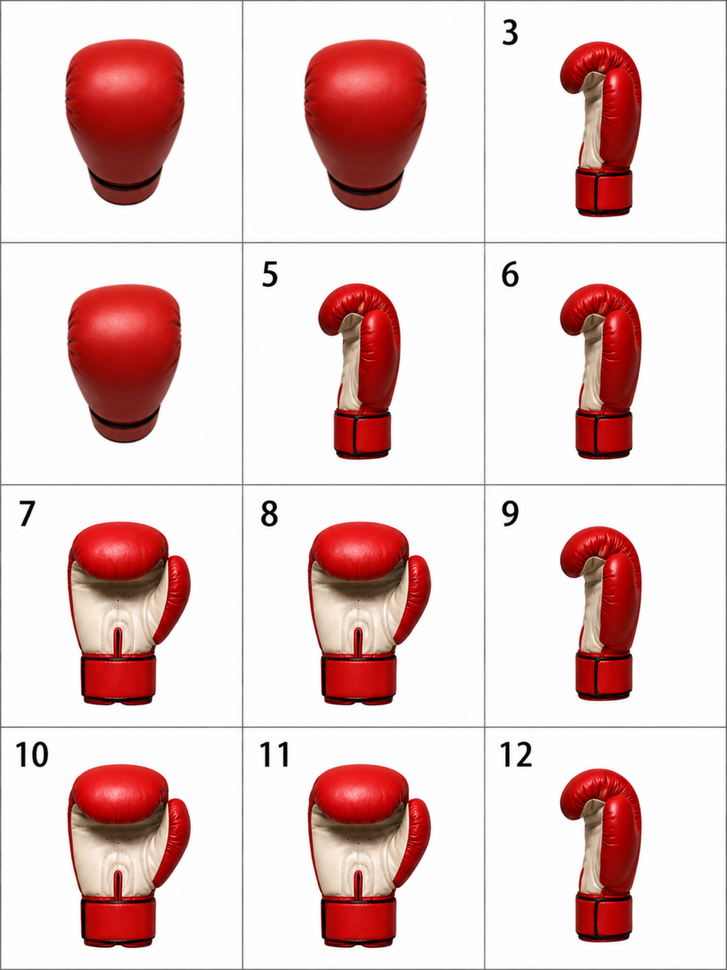
#> input picture 1783349448736.png, 727 x 970 px, shrunk from 1428 x 1904 before the run
$ python process-right-glove-zones.py
#> lines starting #> are read from the running program, lines starting #| are printed output that depends on the picture
#!/usr/bin/env python3
"""Extract right-glove zone sprites — strip frames, numbers, and white backgrounds."""
from pathlib import Path

from PIL import Image

SRC = Path(__file__).resolve().parents[2] / "1783349448736.png"
OUT = Path(__file__).resolve().parents[1] / "public/gloves/right-zones"

COLS, ROWS = 3, 4

# Inset per cell to drop printed numbers and grey cell borders
INSET_LEFT = 0.08
INSET_RIGHT = 0.08
INSET_TOP = 0.16
INSET_BOTTOM = 0.08


def is_background(r: int, g: int, b: int, a: int) -> bool:
    if a < 8:
        return True
    if r > 232 and g > 232 and b > 232:
        return True
    # Light grey frame lines
    if abs(r - g) < 18 and abs(g - b) < 18 and r > 175:
        return True
    return False


def is_number_ink(r: int, g: int, b: int, a: int) -> bool:
    if a < 8:
        return False
    return r < 95 and g < 95 and b < 95


def strip_cell(im: Image.Image) -> Image.Image:
    im = im.convert("RGBA")
    px = im.load()
    w, h = im.size

    # Erase number ink in upper band
    for y in range(int(h * 0.22)):
        for x in range(int(w * 0.28)):
            r, g, b, a = px[x, y]
            if is_number_ink(r, g, b, a):
                px[x, y] = (0, 0, 0, 0)

    for y in range(h):
        for x in range(w):
            r, g, b, a = px[x, y]
            if is_background(r, g, b, a):
                px[x, y] = (0, 0, 0, 0)

    bbox = im.getbbox()
    if not bbox:
        return im
    return fill_holes(im.crop(bbox))


def is_dark_hole(r: int, g: int, b: int, a: int) -> bool:
    return a > 128 and r < 45 and g < 45 and b < 45


def fill_holes(im: Image.Image, passes: int = 6) -> Image.Image:
    im = im.convert("RGBA")
    px = im.load()
    w, h = im.size

    for _ in range(passes):
        changed = False
        for y in range(h):
            for x in range(w):
                r, g, b, a = px[x, y]
                if not is_dark_hole(r, g, b, a):
                    continue
                neighbors = []
                for dx, dy in ((1, 0), (-1, 0), (0, 1), (0, -1), (1, 1), (-1, 1), (1, -1), (-1, -1)):
                    nx, ny = x + dx, y + dy
                    if 0 <= nx < w and 0 <= ny < h:
                        nr, ng, nb, na = px[nx, ny]
                        if na > 128 and not is_dark_hole(nr, ng, nb, na):
                            neighbors.append((nr, ng, nb))
                if neighbors:
                    ar = sum(c[0] for c in neighbors) // len(neighbors)
                    ag = sum(c[1] for c in neighbors) // len(neighbors)
                    ab = sum(c[2] for c in neighbors) // len(neighbors)
                    px[x, y] = (ar, ag, ab, 255)
                    changed = True
        if not changed:
            break
    return im


def main() -> None:
    OUT.mkdir(parents=True, exist_ok=True)
    img = Image.open(SRC).convert("RGBA")
#> img is the input picture: PIL image 727x970 RGBA; mean R, G, B, A 230.5, 203.6, 202.4, 255
    w, h = img.size
#> w = 727; h = 970
    cw, ch = w // COLS, h // ROWS
#> cw = 242; ch = 242

    for r in range(ROWS):
        for c in range(COLS):
            x0 = int(c * cw + cw * INSET_LEFT)
            y0 = int(r * ch + ch * INSET_TOP)
            x1 = int((c + 1) * cw - cw * INSET_RIGHT)
            y1 = int((r + 1) * ch - ch * INSET_BOTTOM)
            cell = strip_cell(img.crop((x0, y0, x1, y1)))
            name = f"zone-r{r}-c{c + 1}.png"
            cell.save(OUT / name, optimize=True)
            print(f"Wrote {name} {cell.size}")
#> this loop made 4 passes
#> pass 1, in strip_cell, `im = im.convert("RGBA")`:
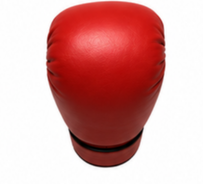
#> im: PIL image 203x184 RGBA; mean R, G, B, A 216, 162.8, 161.3, 255
#> pass 1, in fill_holes, `im = im.convert("RGBA")`:
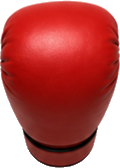
#> im: PIL image 120x168 RGBA; mean R, G, B, A 129.4, 31.1, 28.2, 200.1; transparent parts drawn white
#> pass 1, in main, `cell.save(OUT / name, optimize=True)`:
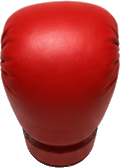
#> saved as zone-r0-c1.png: PIL image 120x168 RGBA; mean R, G, B, A 130.3, 31.3, 28.4, 200.1; transparent parts drawn white
#> pass 1, in strip_cell (call 2), `im = im.convert("RGBA")`:
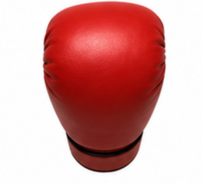
#> im: PIL image 203x184 RGBA; mean R, G, B, A 213.8, 157.7, 156.1, 255
#> after the loop:
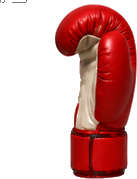
#> cell: PIL image 137x179 RGBA; mean R, G, B, A 66.7, 17.1, 15.2, 107.3; transparent parts drawn white


if __name__ == "__main__":
    main()

$ run again, with file_00000000059481f4a3929a6a5c7301e0.png copied over 1783349448736.png
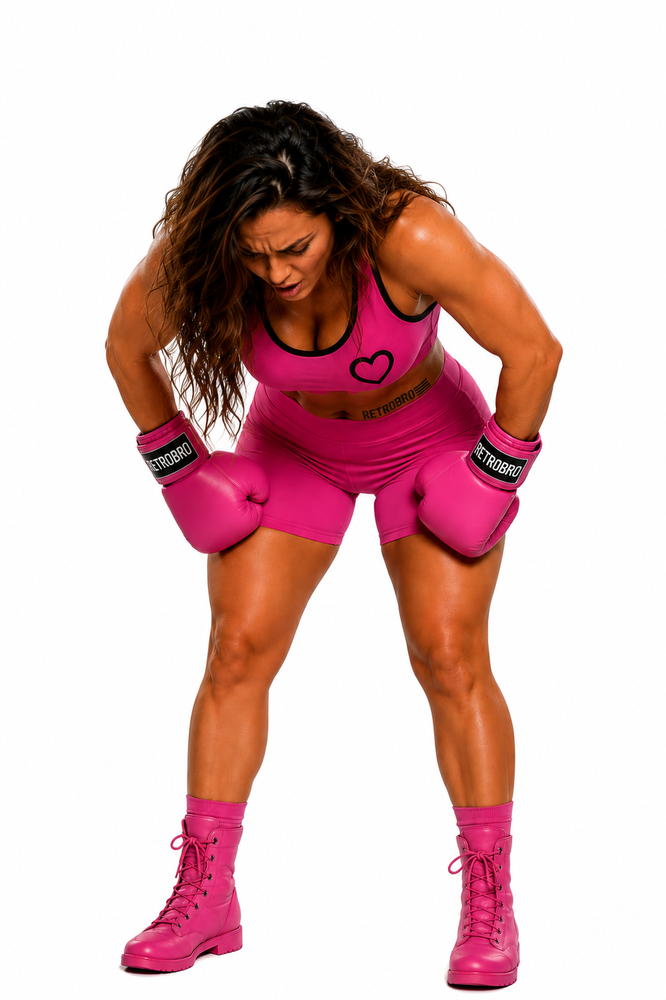
#> input picture file_00000000059481f4a3929a6a5c7301e0.png, 666 x 1000 px, shrunk from 1023 x 1537 before the run
#> the loop in main, `for r in range(ROWS):` made 4 passes
#> pass 1, in strip_cell (call 2), `im = im.convert("RGBA")`:
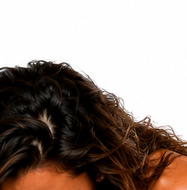
#> im: PIL image 187x190 RGBA; mean R, G, B, A 151, 137.9, 130.7, 255
#> after the loop in main, `for r in range(ROWS):`:
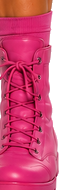
#> cell: PIL image 59x190 RGBA; mean R, G, B, A 183.1, 51.3, 91.5, 229.3; transparent parts drawn white

$ run again, with file_00000000494481f4813c12257a014953.png copied over 1783349448736.png
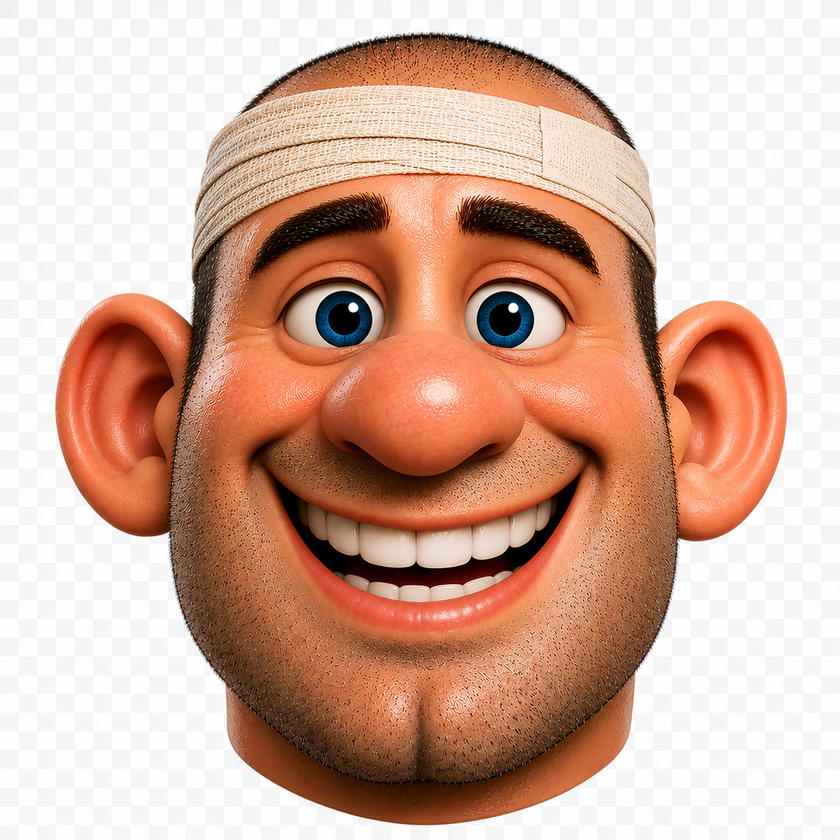
#> input picture file_00000000494481f4813c12257a014953.png, 840 x 840 px, shrunk from 1254 x 1254 before the run
#> the loop in main, `for r in range(ROWS):` made 4 passes
#> pass 1, in strip_cell (call 2), `im = im.convert("RGBA")`:
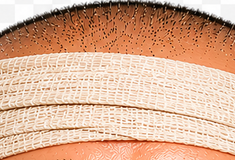
#> im: PIL image 235x160 RGBA; mean R, G, B, A 217.4, 175.8, 149.3, 255
#> after the loop in main, `for r in range(ROWS):`:
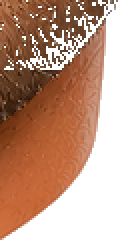
#> cell: PIL image 59x120 RGBA (shown 2 times larger); mean R, G, B, A 104.4, 60.8, 37.8, 171.3; transparent parts drawn white
